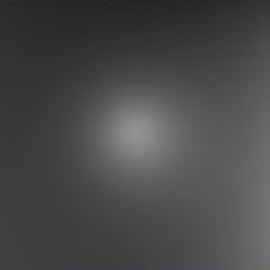
#> input picture work5/(0 0 -1).png, 90 x 90 px (shown 3 times larger); the run also reads 2 pictures not shown here
$ python fangyi.py
#> lines starting #> are read from the running program, lines starting #| are printed output that depends on the picture
# -*- coding: utf-8 -*-
"""
Created on 2018/10/10

@author: ni
"""

import cv2
import numpy as np
from numpy import mat
from mpl_toolkits.mplot3d import Axes3D
import matplotlib.pyplot as plt

if __name__ == '__main__':
    img1 = cv2.imread('(0 0 -1).png', cv2.IMREAD_COLOR)
#> img1 is the input picture: shape (90, 90, 3); mean B, G, R 73.4, 73.3, 73.3
    img1 = cv2.cvtColor(img1, cv2.COLOR_RGB2GRAY)
#> img1: shape (90, 90)
    img1 = np.array(img1)
    img2 = cv2.imread('(0 0.2 -1).png', cv2.IMREAD_COLOR)
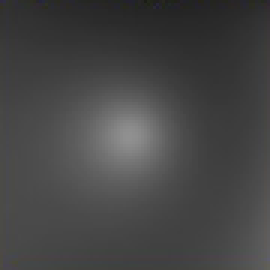
#> input picture work5/(0 0.2 -1).png, 90 x 90 px (shown 3 times larger)
#> img2 is the input picture: shape (90, 90, 3); mean B, G, R 69.2, 69.2, 69.3
    img2 = cv2.cvtColor(img2, cv2.COLOR_RGB2GRAY)
#> img2: shape (90, 90)
    img2 = np.array(img2)
    img3 = cv2.imread('(0 -0.2 -1).png', cv2.IMREAD_COLOR)
    img3 = cv2.cvtColor(img3, cv2.COLOR_RGB2GRAY)
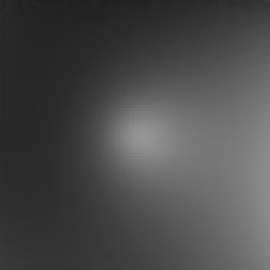
#> img3: shape (90, 90) (shown 3 times larger); min 31, max 149, mean 74.4
    img3 = np.array(img3)
    img4 = cv2.imread('(0.2 0 -1).png', cv2.IMREAD_COLOR)
    img4 = cv2.cvtColor(img4, cv2.COLOR_RGB2GRAY)
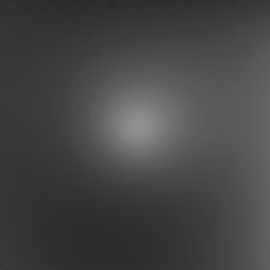
#> img4: shape (90, 90) (shown 3 times larger); min 43, max 145, mean 69.5
    img4 = np.array(img4)
    s1 = (0, 0, -1)
    s2 = (0, 0.2, -1)
    s3 = (0, -0.2, -1)
    s4 = (0.2, 0, -1)
    n_map = np.zeros(shape=[img1.shape[0], img1.shape[1], 3])
    img_i = mat(np.zeros(shape=[4, 1]))
    s = mat(np.array([s1, s2, s3, s4]))
    for i in range(img1.shape[0]):
        for j in range(img1.shape[1]):
            img_i[0, 0] = img1[i, j]
            img_i[1, 0] = img2[i, j]
            img_i[2, 0] = img3[i, j]
            img_i[3, 0] = img4[i, j]
            n_temp = (s.T*s).I*s.T*img_i
            roll = np.linalg.norm(n_temp, ord=2)
            n_temp = n_temp/roll
            n_map[i, j, 0] = n_temp[0, 0]
            n_map[i, j, 1] = n_temp[1, 0]
            n_map[i, j, 2] = n_temp[2, 0]
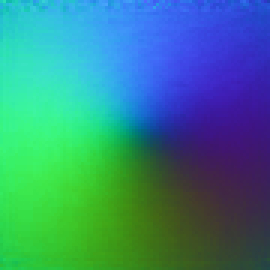
#> n_map: shape (90, 90, 3) float64 (shown 3 times larger); mean of channels 0, 1, 2 -0.0275, -0.0095, -0.595; drawn with min black and max white
#> after the loop, img_i = [[107], [95], [122], [94]]
    z_map = np.zeros(shape=[img1.shape[0], img1.shape[1]])
    for i in range(img1.shape[0]):
        for j in range(img1.shape[1]):
            if i==0 and j==0:
                z_map[0, 0] = 0
            elif j==0:
                z_map[i, j] = z_map[i - 1, j] - n_map[i - 1, j, 0] / n_map[i - 1, j, 2]
            elif i==0:
                z_map[i, j] = z_map[i, j-1]-n_map[i, j-1, 1]/n_map[i, j-1, 2]
            else:
                z_map[i, j] = 0.5*(z_map[i, j - 1] - n_map[i, j - 1, 1] / n_map[i, j - 1, 2])+\
                              0.5*(z_map[i - 1, j] - n_map[i - 1, j, 0] / n_map[i - 1, j, 2])
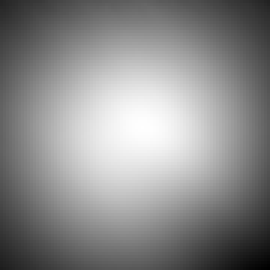
#> z_map: shape (90, 90) float64 (shown 3 times larger); min -11.25, max 68.34, mean 32.2; drawn with min black and max white
    fig = plt.figure()
    ax = Axes3D(fig)
    x = [np.array([0 for _ in range(img1.shape[0])])+i for i in range(img1.shape[1])]
    y = [[i for i in range(img1.shape[0])] for _ in range(img1.shape[1])]
    X = np.array(x)
    Y = np.array(y)
    z_map = np.array(z_map)
    print(X.shape, Y.shape, z_map.shape)
#| (90, 90) (90, 90) (90, 90)
    ax.plot_surface(X, Y, z_map, rstride=1, cstride=1, cmap=plt.get_cmap('rainbow'))
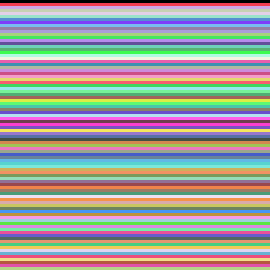
#> X: shape (90, 90) int64 (shown 3 times larger); 90 distinct labels, from 0 to 89; one colour per label, 0 black
    plt.show()
